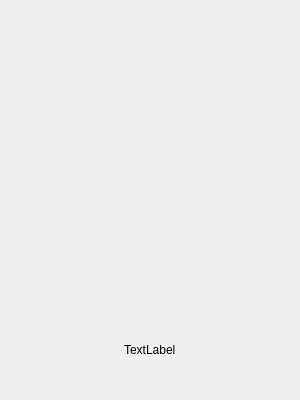
<?xml version="1.0" encoding="UTF-8"?>
<ui version="4.0">
 <class>CProjectCardWidget</class>
 <widget class="QWidget" name="CProjectCardWidget">
  <property name="geometry">
   <rect>
    <x>0</x>
    <y>0</y>
    <width>300</width>
    <height>400</height>
   </rect>
  </property>
  <property name="minimumSize">
   <size>
    <width>300</width>
    <height>400</height>
   </size>
  </property>
  <property name="maximumSize">
   <size>
    <width>300</width>
    <height>400</height>
   </size>
  </property>
  <property name="windowTitle">
   <string>Form</string>
  </property>
  <widget class="QLabel" name="pTitleImage">
   <property name="geometry">
    <rect>
     <x>0</x>
     <y>0</y>
     <width>300</width>
     <height>400</height>
    </rect>
   </property>
   <property name="minimumSize">
    <size>
     <width>300</width>
     <height>400</height>
    </size>
   </property>
   <property name="maximumSize">
    <size>
     <width>300</width>
     <height>400</height>
    </size>
   </property>
   <property name="text">
    <string/>
   </property>
  </widget>
  <widget class="QWidget" name="widget" native="true">
   <property name="geometry">
    <rect>
     <x>0</x>
     <y>300</y>
     <width>300</width>
     <height>100</height>
    </rect>
   </property>
   <property name="minimumSize">
    <size>
     <width>300</width>
     <height>100</height>
    </size>
   </property>
   <property name="maximumSize">
    <size>
     <width>300</width>
     <height>100</height>
    </size>
   </property>
   <layout class="QHBoxLayout" name="horizontalLayout">
    <item>
     <spacer name="horizontalSpacer_2">
      <property name="orientation">
       <enum>Qt::Horizontal</enum>
      </property>
      <property name="sizeHint" stdset="0">
       <size>
        <width>40</width>
        <height>20</height>
       </size>
      </property>
     </spacer>
    </item>
    <item>
     <widget class="QLabel" name="pTitle">
      <property name="sizePolicy">
       <sizepolicy hsizetype="Minimum" vsizetype="Minimum">
        <horstretch>0</horstretch>
        <verstretch>0</verstretch>
       </sizepolicy>
      </property>
      <property name="minimumSize">
       <size>
        <width>0</width>
        <height>0</height>
       </size>
      </property>
      <property name="maximumSize">
       <size>
        <width>16777215</width>
        <height>16777215</height>
       </size>
      </property>
      <property name="text">
       <string>TextLabel</string>
      </property>
     </widget>
    </item>
    <item>
     <spacer name="horizontalSpacer">
      <property name="orientation">
       <enum>Qt::Horizontal</enum>
      </property>
      <property name="sizeHint" stdset="0">
       <size>
        <width>40</width>
        <height>20</height>
       </size>
      </property>
     </spacer>
    </item>
   </layout>
  </widget>
 </widget>
 <resources/>
 <connections/>
</ui>
